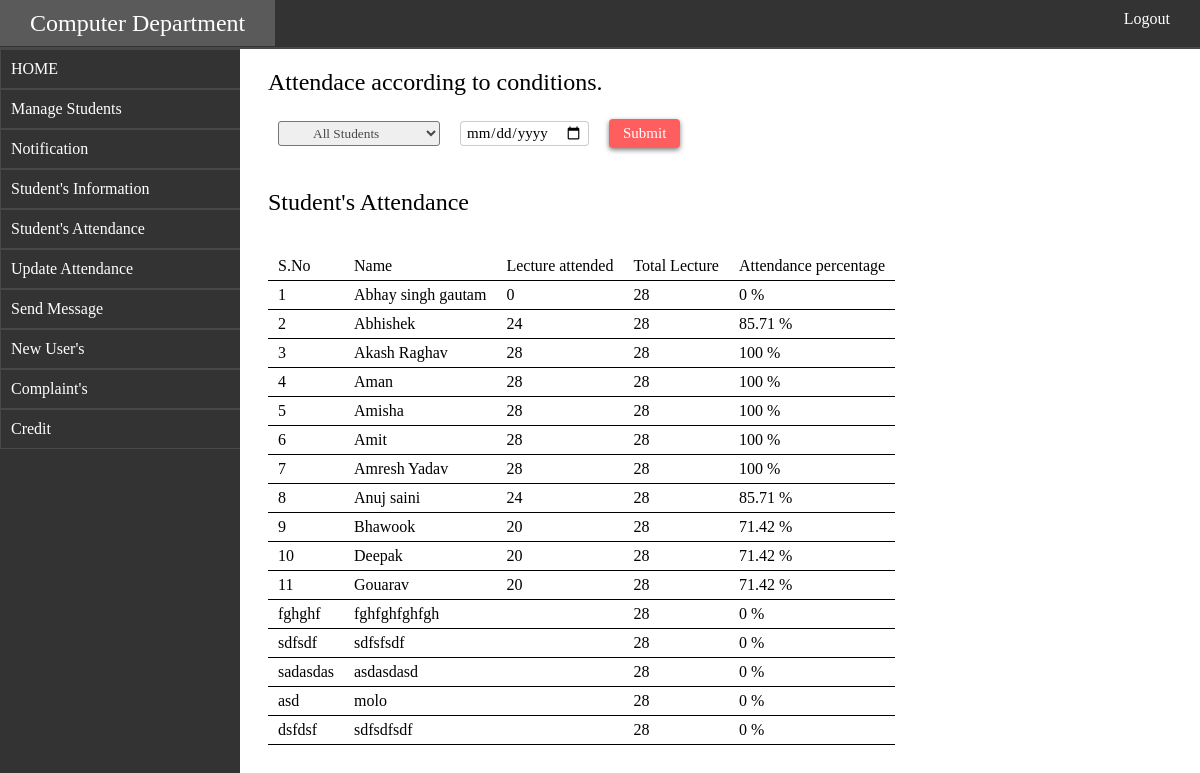
The page /ADMIN/studentattendance.php on the database its author committed.
### tables this page shows
CREATE TABLE `students` (
  `id` int(11) NOT NULL,
  `S_No` text NOT NULL,
  `Roll_No` text NOT NULL,
  `Student_name` text NOT NULL,
  `profileimg` text NOT NULL,
  `Address` text NOT NULL,
  `fatherno` text NOT NULL,
  `phoneno` text NOT NULL,
  `fname` text NOT NULL,
  `mname` text NOT NULL
);

CREATE TABLE `total` (
  `total` text NOT NULL
);

### ADMIN/studentattendance.php (the view, shortened to what this page needs)
<?php
include("../database/db.php");
?>
<html>
<head>
</head>
<body>
   <?php include("layout/headerorsidebar.php"); ?>
    <div id="rightbar">
        <h2>Attendace according to conditions.</h2><br/>
         <form id="acc" method="post">
             <table style="border:none;"><tr style="border:none;">
                 <td style="border:none;"><select name="rollno">
                     <option value="all">All Students</option>
                 </select></td>
                 <td style="border:none;"><input type="date" placholder="Date" name="date"/>
                 </td>
                 <td style="border:none;"><input type="Submit" value="Submit" name="submit"/>
                 </td>
                 </tr>
                 </table>
        </form>
        <br/><Br/>
       <h2 style="color:black;">Student's Attendance</h2>
        <table><tr><td>S.No</td><td>Name</td><td>Lecture attended</td><td>Total Lecture</td><td>Attendance percentage</td></tr>
        <?php
        $sel = mysqli_query($con,"select * from students ");
        while($fetch = mysqli_fetch_array($sel)){
            $sno = $fetch['S_No'];
            $QFTL = mysqli_query($con,"select * from total");
            $fetcht = mysqli_fetch_array($QFTL);
            $count = $fetcht['total'];
            $attendance = mysqli_query($con,"SELECT SUM(lecture) AS lec FROM attendance where sno='$sno'");
            $sum = mysqli_fetch_array($attendance);
            $lec = $sum['lec'];
            $name = $fetch['Student_name'];
            if($count=='0'){}
            else{$per = $lec/$count*100;
            $percent = substr($per, 0, 5);}
            echo  "<tr><td>$sno</td><td>$name</td><td>$lec</td><td>$count</td><td>$percent %</td></tr></table";
        }
        ?></p>
  </div>
 </div>
 </div><br/><Br/>
</body>
</html>

### database/db.php (style rules this page uses)
* { font-family: raleway !important;font-weight: bold; }

### ADMIN/studentattendance.php (style rules this page uses)
input[type='submit'] { padding:6px 14px ;border: none;background: #ff5e5e;color: white;box-shadow: 0px 2px 5px rgba(0,0,0,0.5);cursor: pointer; }

### ADMIN/layout/headerorsidebar.php (style rules this page uses)
* { transition: 0.2s; margin:0;padding:0;font-family:lato ;font-weight: normal; }
#rightbar { overflow: auto;text-align: left; float: right; padding: 20px 20px;height: 90%;width:76%; }
table, th, td { border-bottom: 1px solid black; border-collapse: collapse;padding: 5px 10px; }
select,option { padding:3px 30px ;border-radius: 3px;color:rgba(0,0,0,0.7);cursor: pointer; }
td input { padding: 2px 5px ;border:1px solid rgba(0,0,0,0.2);font-size: 15px; border-radius: 4px; }

### rows shown on the page
students: S_No "1", Student_name "Abhay singh gautam", lec "0", total.total "28", percent "0"
students: S_No "2", Student_name "Abhishek", lec "24", total.total "28", percent "85.71"
students: S_No "3", Student_name "Akash Raghav", lec "28", total.total "28", percent "100"
students: S_No "4", Student_name "Aman", lec "28", total.total "28", percent "100"
students: S_No "5", Student_name "Amisha", lec "28", total.total "28", percent "100"
students: S_No "6", Student_name "Amit", lec "28", total.total "28", percent "100"
students: S_No "7", Student_name "Amresh Yadav", lec "28", total.total "28", percent "100"
students: S_No "8", Student_name "Anuj saini", lec "24", total.total "28", percent "85.71"
students: S_No "9", Student_name "Bhawook", lec "20", total.total "28", percent "71.42"
students: S_No "10", Student_name "Deepak", lec "20", total.total "28", percent "71.42"
students: S_No "11", Student_name "Gouarav", lec "20", total.total "28", percent "71.42"
students: S_No "fghghf", Student_name "fghfghfghfgh", total.total "28", total.total "0"
students: S_No "sdfsdf", Student_name "sdfsfsdf", total.total "28", total.total "0"
students: S_No "sadasdas", Student_name "asdasdasd", total.total "28", total.total "0"
students: S_No "asd", Student_name "molo", total.total "28", total.total "0"
students: S_No "dsfdsf", Student_name "sdfsdfsdf", total.total "28", total.total "0"
